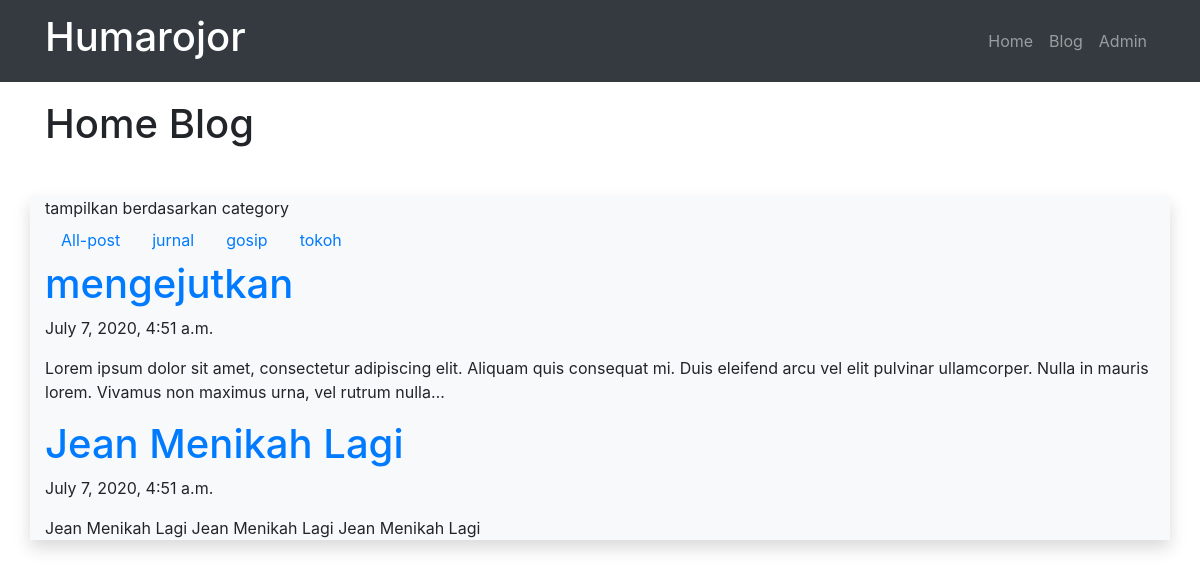
The page /blog/category/gosip/ on the database its author committed.
### blog/models.py (models this page shows, shortened)
class Post(models.Model):
	judul		= models.CharField(max_length=255)
	body		= models.TextField()
	category	= models.CharField(max_length=255)
	publish		= models.DateTimeField(auto_now_add = True)
	update		= models.DateTimeField(auto_now = True)
	slug		= models.SlugField(blank=True, editable = False)

### blog/views.py (the view)
# urls.py: path('category/<slug:categoryInput>/', views.categoryPost, name='category'),
def categoryPost(request,categoryInput):
	posts = Post.objects.filter(category=categoryInput);
	categories = Post.objects.values('category').distinct();
	context = {
		'Judul':'Home Blog',
		'Content':'tampilkan berdasarkan category',
		'Categories':categories,
		'Posts':posts,
	}
	return render(request,'blog/category.html',context)

### blog/templates/blog/category.html (shortened to what this page needs)
{% extends "base.html" %}
{% block pageTitle %}
	{{Judul}}
{% endblock pageTitle %}
{% block contents %}
	{{Content}}
	<ul class="nav">
		<li class="nav-item">
			<a class = "nav-link" href="/blog" title="">
				All-post
			</a>
		</li>
	{% for dataCategory in Categories %}
		<li class="nav-item">
			<a class = "nav-link" href="/blog/category/{{dataCategory.category}}" title="">
				{{dataCategory.category}}
			</a>
		</li>
	{% endfor %}
	</ul>
	{% for post in Posts %}
		<a href="/blog/post/{{post.slug}}" title="">
			<h1>{{post.judul}}</h1>
		</a>
		<p>{{post.publish}}</p>
		<p>{{post.body|truncatechars:200}}</p>
	{% endfor %}
{% endblock contents %}

### rows shown on the page
Post: judul "mengejutkan", publish "July 7, 2020, 4:51 a.m.", body "Lorem ipsum dolor sit amet, consectetur adipiscing elit. Aliquam quis consequat mi. Duis eleifend arcu vel elit pulvinar ullamcorper. Nulla in mauris lorem. Vivamus non maximus urna, vel rutrum nulla…"
Post: judul "Jean Menikah Lagi", publish "July 7, 2020, 4:51 a.m.", body "Jean Menikah Lagi Jean Menikah Lagi Jean Menikah Lagi"

### other values the page prints
{{ Judul }} "Home Blog"
{{ Content }} "tampilkan berdasarkan category"
{{ dataCategory.category }} "jurnal" "gosip" "tokoh"
